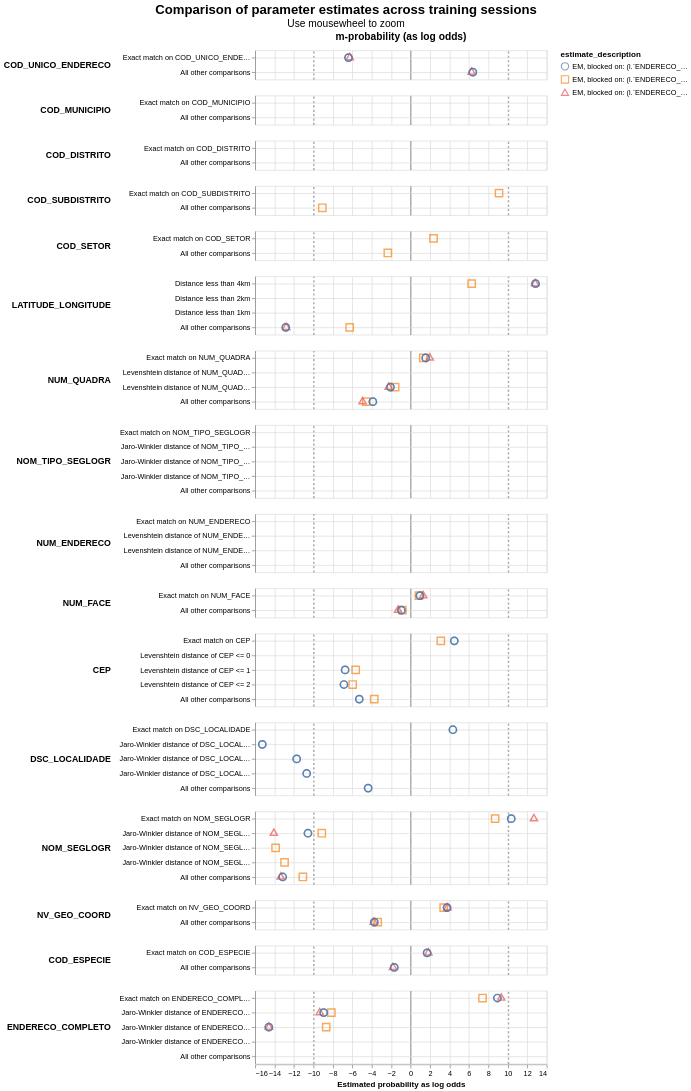

Write notebook code for a chart like this one.
### Code cell
linker.visualisations.parameter_estimate_comparisons_chart()

### Figure 1 — Vega-Lite specification as saved in the notebook (floating-point values rounded to 4 significant figures; data arrays with more than 128 entries replaced by an {"elided": "..."} marker saying what was removed)
{"config": {"view": {"continuousWidth": 400, "continuousHeight": 300}, "title": {"anchor": "middle", "fontSize": 18, "subtitleFontSize": 14}}, "data": {"name": "data-e4f27727a6def1d5f278bc94b2c259ea"}, "mark": {"type": "point", "filled": false, "opacity": 0.7, "size": 100}, "encoding": {"color": {"field": "estimate_description", "type": "nominal"}, "column": {"align": "each", "field": "col_header", "header": {"labelFontSize": 14, "labelFontWeight": "bold"}, "title": null, "type": "nominal"}, "row": {"align": "each", "field": "comparison_name", "header": {"labelAlign": "left", "labelAnchor": "middle", "labelAngle": 0, "labelFontSize": 12, "labelFontWeight": "bold"}, "sort": {"field": "comparison_sort_order"}, "title": null, "type": "nominal"}, "shape": {"field": "estimate_description", "scale": {"range": ["circle", "square", "triangle", "diamond"]}, "type": "nominal"}, "tooltip": [{"field": "comparison_name", "type": "nominal"}, {"field": "estimate_description", "type": "nominal"}, {"field": "estimated_probability", "type": "quantitative"}], "x": {"axis": {"gridColor": {"condition": {"test": "abs(datum.value / 10)  <= 1 & datum.value % 10 === 0", "value": "#aaa"}, "value": "#ddd"}, "gridDash": {"condition": {"test": "abs(datum.value / 10) == 1", "value": [3]}, "value": null}, "gridWidth": {"condition": {"test": "abs(datum.value / 10)  <= 1 & datum.value % 10 === 0", "value": 2}, "value": 1}}, "field": "estimated_probability_as_log_odds", "title": "Estimated probability as log odds", "type": "quantitative"}, "y": {"axis": {"grid": true, "title": null}, "field": "comparison_level_label", "sort": {"field": "comparison_vector_value", "order": "descending"}, "type": "nominal"}}, "params": [{"name": "mouse_zoom", "select": {"type": "interval", "encodings": ["x"]}, "bind": "scales"}], "resolve": {"scale": {"y": "independent"}}, "title": {"text": "Comparison of parameter estimates across training sessions", "subtitle": "Use mousewheel to zoom"}, "transform": [{"calculate": "datum.m_or_u + '-probability (as log odds)'", "as": "col_header"}], "$schema": "https://vega.github.io/schema/vega-lite/v5.9.3.json", "datasets": {"data-e4f27727a6def1d5f278bc94b2c259ea": {"elided": "242 records"}}}
